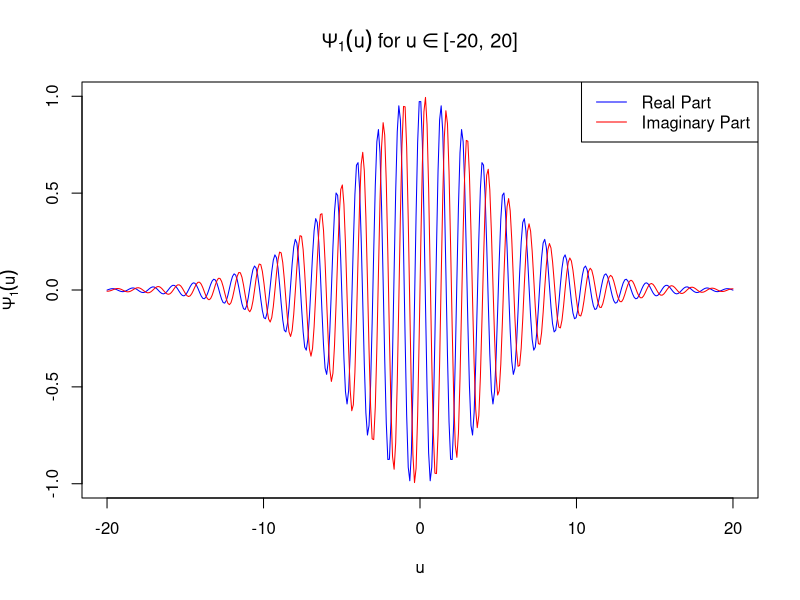
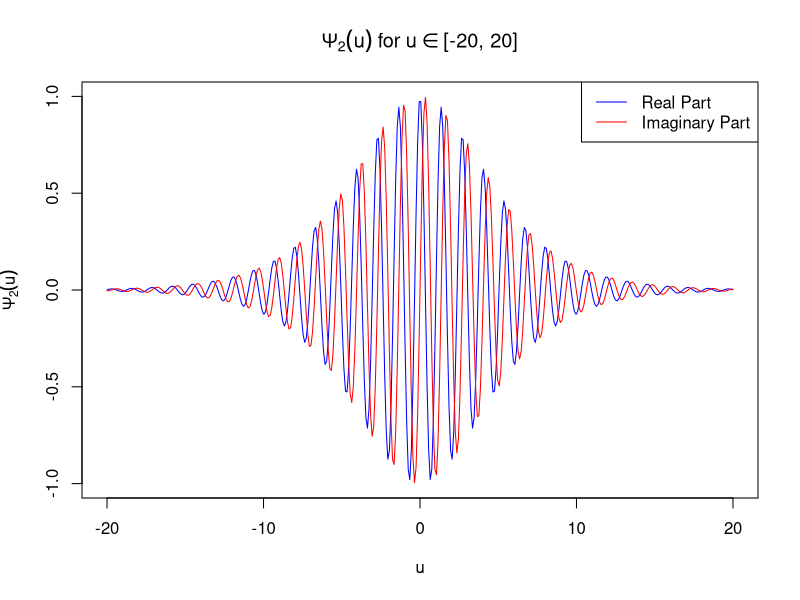

Write R code to recreate these figures, in order.
# Defining the characteristic function.
characteristicFunctionHeston <- function(u, S=100, v=0.06, r=0.05, kappa=1, theta=0.06, sigma=0.3, rho=-0.5, lambda=0.01, tau=1, j=1){
  a <- kappa*theta
  i <- complex(imaginary =1)
  x <- log(S)
  if (j==1){
    u1 <- 1/2
    b1 <- kappa + lambda - rho*sigma
    d1 <- sqrt((rho*sigma*u*i-b1)^2 - sigma^2*(2*u1*u*i - u^2))
    g1 <- (b1 - rho*sigma*u*i + d1)/(b1-rho*sigma*u*i-d1)
    C1 <- r*u*i*tau + a/sigma^2 * ((b1-rho*sigma*u*i+d1)*tau -
                                     2* log((1-g1*exp(d1*tau))/(1-g1)))
    D1 <- (b1 - rho*sigma*u*i + d1)/(sigma^2) * (1-exp(d1*tau))/(1-g1*exp(d1*tau))
    Psi1 <- exp(C1+D1*v+i*u*x)
    
    return(Psi1)
  } else if (j==2){
    u2 <- -1/2
    b2 <- kappa + lambda
    d2 <- sqrt((rho*sigma*u*i-b2)^2 - sigma^2*(2*u2*u*i - u^2))
    g2 <- (b2- rho*sigma*u*i + d2)/(b2-rho*sigma*u*i-d2)
    C2 <- r*u*i*tau + a/sigma^2 * ((b2-rho*sigma*u*i+d2)*tau -
                                     2* log((1-g2*exp(d2*tau))/(1-g2)))
    D2 <- (b2 - rho*sigma*u*i + d2)/(sigma^2) * (1-exp(d2*tau))/(1-g2*exp(d2*tau))
    Psi2 <- exp(C2+D2*v+i*u*x)
    
    return(Psi2)
  }
  
}

# The function characteristicFunctionHeston is given an abbreviating alias, Psi.
Psi <- characteristicFunctionHeston


#source("characteristicFunctionHeston.R")
# Generating u values within the interval [-20, 20].
u_values <- seq(-20, 20, length.out = 400)

# Computing Psi1 for each generated u value.
Psi1_values <- Psi(u_values)

# Plotting Psi1.
plot(u_values, Re(Psi1_values), type = 'l', col = 'blue', ylim = range(c(Re(Psi1_values),
                                                                         Im(Psi1_values))),xlab = expression(u), ylab = expression(Psi[1](u)),
     main = expression(Psi[1](u) ~ "for" ~ u %in% "[-20, 20]"))
lines(u_values, Im(Psi1_values), col = 'red')
legend("topright", legend = c("Real Part", "Imaginary Part"), col = c("blue", "red"), lty = 1)

# Computing Psi2 for each generated u value.
Psi2_values <- Psi(u_values,j=2)

# Plotting Psi2.
plot(u_values, Re(Psi2_values), type = 'l', col = 'blue', ylim = range(c(Re(Psi2_values),
                                                                         Im(Psi2_values))), xlab = expression(u), ylab = expression(Psi[2](u)),
     main = expression(Psi[2](u) ~ "for" ~ u %in% "[-20, 20]"))
lines(u_values, Im(Psi2_values), col = 'red')
legend("topright", legend = c("Real Part", "Imaginary Part"), col = c("blue", "red"), lty = 1)


